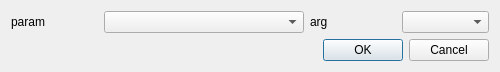
<?xml version="1.0" encoding="UTF-8"?>
<ui version="4.0">
 <class>Dialog</class>
 <widget class="QDialog" name="Dialog">
  <property name="geometry">
   <rect>
    <x>0</x>
    <y>0</y>
    <width>500</width>
    <height>70</height>
   </rect>
  </property>
  <property name="minimumSize">
   <size>
    <width>500</width>
    <height>0</height>
   </size>
  </property>
  <property name="maximumSize">
   <size>
    <width>500</width>
    <height>100</height>
   </size>
  </property>
  <property name="windowTitle">
   <string>Dialog</string>
  </property>
  <layout class="QVBoxLayout" name="verticalLayout_3">
   <item>
    <layout class="QVBoxLayout" name="verticalLayout">
     <item>
      <layout class="QHBoxLayout" name="horizontalLayout_2">
       <item>
        <widget class="QLabel" name="label">
         <property name="text">
          <string>param</string>
         </property>
        </widget>
       </item>
       <item>
        <widget class="QComboBox" name="comboBox">
         <property name="minimumSize">
          <size>
           <width>200</width>
           <height>0</height>
          </size>
         </property>
        </widget>
       </item>
       <item>
        <widget class="QLabel" name="label_2">
         <property name="text">
          <string>arg</string>
         </property>
        </widget>
       </item>
       <item>
        <widget class="QComboBox" name="comboBox_2"/>
       </item>
      </layout>
     </item>
     <item>
      <widget class="QDialogButtonBox" name="buttonBox">
       <property name="orientation">
        <enum>Qt::Horizontal</enum>
       </property>
       <property name="standardButtons">
        <set>QDialogButtonBox::Cancel|QDialogButtonBox::Ok</set>
       </property>
      </widget>
     </item>
    </layout>
   </item>
  </layout>
 </widget>
 <resources/>
 <connections>
  <connection>
   <sender>buttonBox</sender>
   <signal>accepted()</signal>
   <receiver>Dialog</receiver>
   <slot>accept()</slot>
   <hints>
    <hint type="sourcelabel">
     <x>248</x>
     <y>254</y>
    </hint>
    <hint type="destinationlabel">
     <x>157</x>
     <y>274</y>
    </hint>
   </hints>
  </connection>
  <connection>
   <sender>buttonBox</sender>
   <signal>rejected()</signal>
   <receiver>Dialog</receiver>
   <slot>reject()</slot>
   <hints>
    <hint type="sourcelabel">
     <x>316</x>
     <y>260</y>
    </hint>
    <hint type="destinationlabel">
     <x>286</x>
     <y>274</y>
    </hint>
   </hints>
  </connection>
 </connections>
</ui>
